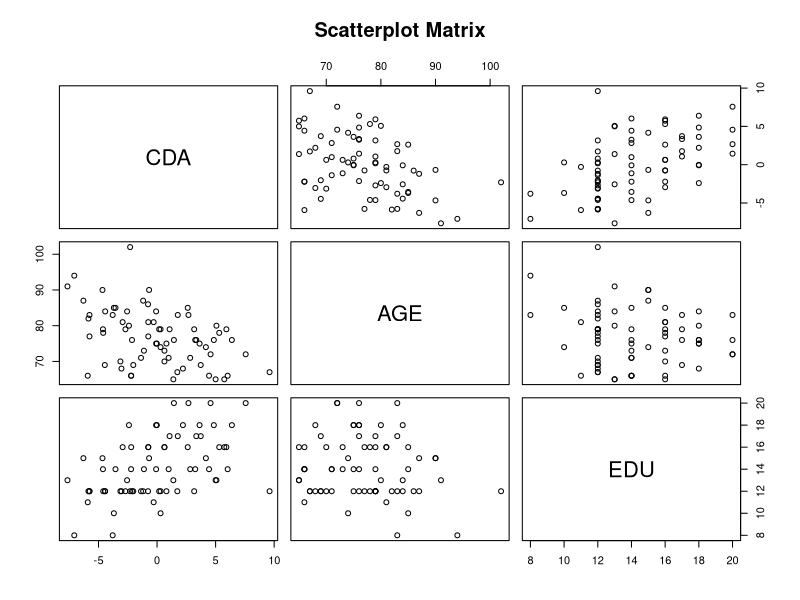
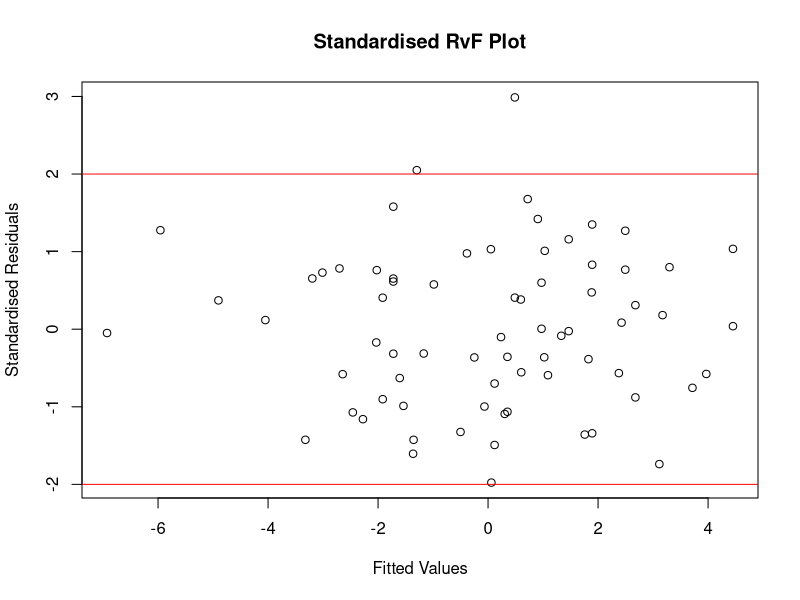
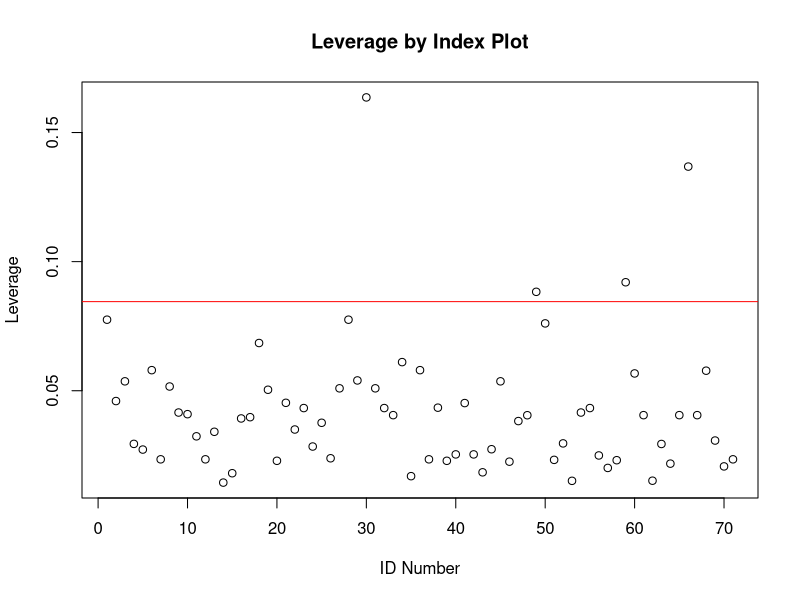
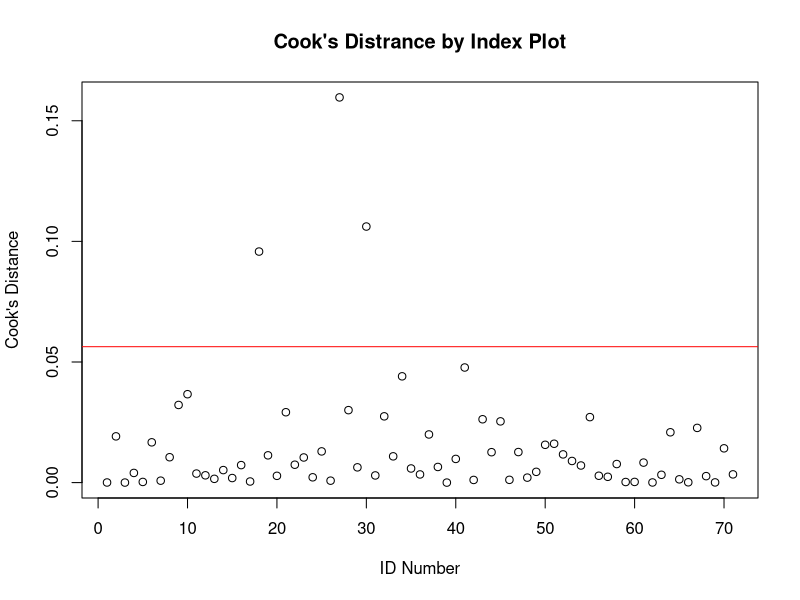

These charts were generated, in order, by the following R code:
## ---- chunk 1
knitr::opts_chunk$set(echo = TRUE)
## ---- chunk 2
setwd("C:/Users/1/Dropbox/00 - Working Folder/Teaching/DPH112/2019-2020/Week ON9")
## ---- chunk 3
ID <- c(1:71)
AGE <- c(72, 68, 65, 85, 84, 90, 79, 74, 69, 
         87, 84, 79, 71, 76, 73, 86, 69, 66, 
         65, 71, 80, 81, 66, 76, 70, 76, 67, 
         72, 68, 102, 67, 66, 75, 91, 74, 90, 
         79, 87, 71, 81, 66, 81, 80, 82, 65, 
         73, 85, 83, 83, 76, 77, 83, 79, 69, 
         66, 75, 77, 78, 83, 85, 76, 75, 70, 
         79, 75, 94, 76, 84, 79, 78, 79)
EDU <- c(20, 12, 13, 14, 13, 15, 12, 10, 12, 
         15, 12, 12, 12, 14, 14, 12, 17, 11, 
         16, 14, 18, 11, 14, 17, 12, 12, 12, 
         20, 18, 12, 12, 14, 18, 13, 15, 15, 
         12, 12, 14, 16, 16, 16, 13, 12, 13, 
         16, 16, 17, 8, 20, 12, 12, 14, 12, 
         14, 12, 16, 12, 20, 10, 18, 14, 16, 
         16, 18, 8, 18, 18, 17, 16, 12)
CDA <- c(4.57, -3.04, 1.39, -3.55, -2.56, -4.66, -2.70, 0.30, -4.46, 
         -6.29, -4.43, 0.18, -1.37, 3.26, -1.12, -0.77, 3.73, -5.92, 
         5.74, 2.83, -2.40, -0.29, 4.44, 3.35, -3.13, -2.14, 9.61, 
         7.57, 2.21, -2.30, 1.73, 6.03, -0.02, -7.65, 4.17, -0.68, 
         3.17, -1.19, 0.99, -2.94, -2.21, -0.75, 5.07, -5.86, 5.00, 
         0.63, 2.62, 1.77, -3.79, 1.44, -5.77, -5.77, -4.62, -2.03, 
         -2.22, 0.80, -0.75, -4.60, 2.68, -3.69, 4.85, -0.08, 0.63, 
         5.92, 3.63, -7.07, 6.39, -0.08, 1.07, 5.31, 0.30)
ATTENTION <- data.frame(ID, AGE, EDU, CDA)
str(ATTENTION)
head(ATTENTION)
pairs(~CDA + AGE + EDU, data = ATTENTION,
      main = "Scatterplot Matrix")
ATTENTION.LM1 <- lm(CDA ~ AGE + EDU, data = ATTENTION)
summary(ATTENTION.LM1)

ATTENTION$FITTED <- predict(ATTENTION.LM1, type = "response")
ATTENTION$RESID <- resid(ATTENTION.LM1)
## ---- chunk 4
ATTENTION$RSTAND <- rstandard(ATTENTION.LM1)
plot(RSTAND ~ FITTED, data = ATTENTION,
     ylab = "Standardised Residuals",
     xlab = "Fitted Values",
     main = "Standardised RvF Plot")
abline(h = c(-2, 2), col = "red")
## ---- chunk 5
ATTENTION[abs(ATTENTION$RSTAND) > 2,]
## ---- chunk 6
summary(ATTENTION.LM1)
ATTENTION.LM2 <- lm(CDA ~ AGE + EDU, data = subset(ATTENTION, abs(RSTAND)<2))
summary(ATTENTION.LM2)
## ---- chunk 7
ATTENTION$HAT <- hatvalues(ATTENTION.LM1)
HAT.CUT <- 2 * (2 + 1)/ length(ID)
plot(HAT ~ ID, data = ATTENTION,
     ylab = "Leverage",
     xlab = "ID Number",
     main = "Leverage by Index Plot")
abline(h = HAT.CUT, col = "red")
## ---- chunk 8
ATTENTION[ATTENTION$HAT > HAT.CUT,]
## ---- chunk 9
ATTENTION$COOK <- cooks.distance((ATTENTION.LM1))
COOK.CUT <- 4/length(ID)
plot(COOK ~ ID, data = ATTENTION,
     ylab = "Cook's Distance",
     xlab = "ID Number",
     main = "Cook's Distrance by Index Plot")
abline(h = COOK.CUT, col = "red")
## ---- chunk 10
ATTENTION[ATTENTION$COOK > COOK.CUT,]
